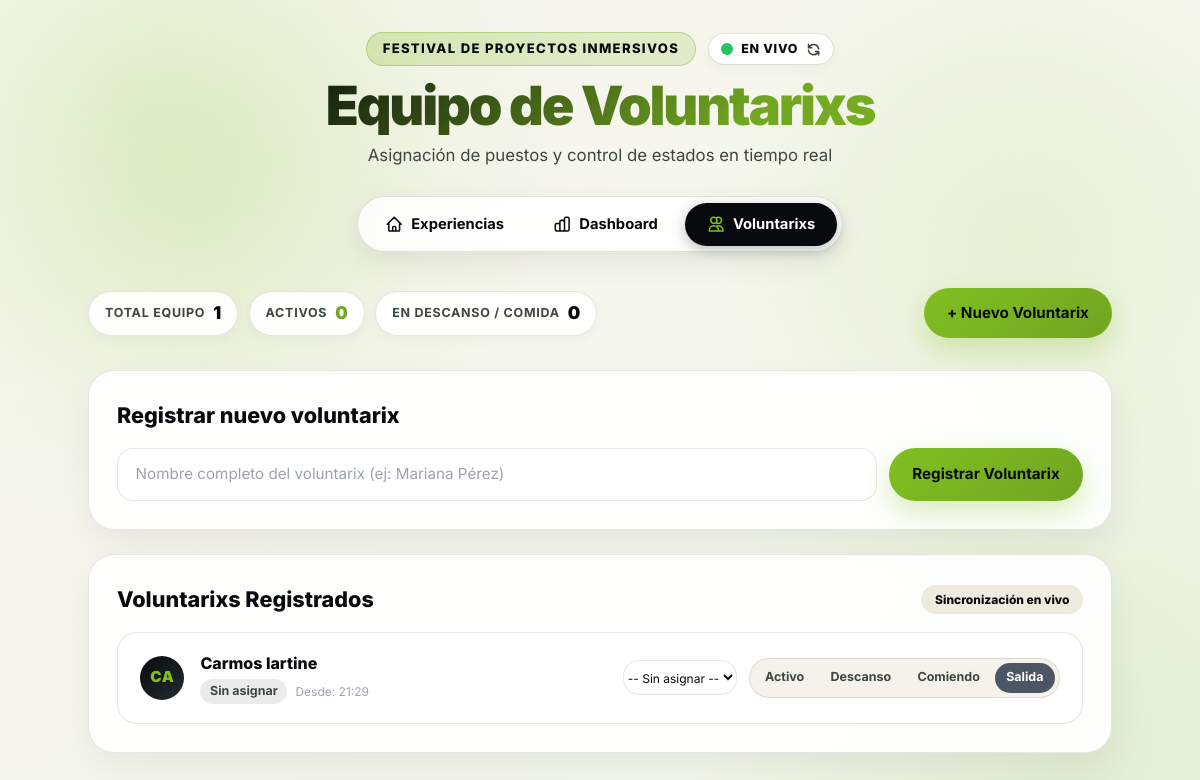
Page /volunteers on the committed database.
### tables this page shows
CREATE TABLE volunteers (
                id INTEGER PRIMARY KEY AUTOINCREMENT,
                name TEXT NOT NULL,
                attraction_id INTEGER,
                status TEXT DEFAULT 'activo',
                check_in DATETIME DEFAULT CURRENT_TIMESTAMP,
                FOREIGN KEY (attraction_id) REFERENCES attractions (id)
            );

### Fila-experiencias--main/app.py (the view, shortened to what this page needs)
@app.route('/volunteers', methods=['GET', 'POST'])
def volunteers():
    conn = get_db_connection()
    cursor = execute_query(conn, """
        SELECT v.*, a.name as attraction_name
        FROM volunteers v
        LEFT JOIN attractions a ON v.attraction_id = a.id
        ORDER BY v.name
    """)
    volunteer_list = cursor.fetchall()
    cursor = execute_query(conn, 'SELECT id, name FROM attractions ORDER BY name')
    attractions = cursor.fetchall()
    release_db_connection(conn)
    return render_template('volunteers.html',
        volunteers=volunteer_list,
        attractions=attractions,
        statuses=VOLUNTEER_STATUSES)

### Fila-experiencias--main/app.py (called while the page is built)
def get_db_connection():
    try:
        if USE_POSTGRES:
            if pg_pool:
                return pg_pool.getconn()
            else:
                import psycopg2
                return psycopg2.connect(DATABASE_URL, sslmode='require')
        else:
            import sqlite3
            conn = sqlite3.connect('event_attractions.db')
            conn.row_factory = sqlite3.Row
            return conn
    except Exception as e:
        print(f"Error de base de datos: {e}")
        raise

def release_db_connection(conn):
    if USE_POSTGRES and pg_pool and conn:
        pg_pool.putconn(conn)
    elif conn:
        conn.close()

def execute_query(conn, query, params=None):
    if USE_POSTGRES:
        import psycopg2.extras
        cursor = conn.cursor(cursor_factory=psycopg2.extras.RealDictCursor)
        query = query.replace('?', '%s')
    else:
        cursor = conn.cursor()
    if params:
        cursor.execute(query, params)
    else:
        cursor.execute(query)
    return cursor

### Fila-experiencias--main/templates/volunteers.html (shortened to what this page needs)
{% extends 'base.html' %}
{% block page_title %}Equipo de Voluntarixs{% endblock %}
{% block page_subtitle %}Asignación de puestos y control de estados en tiempo real{% endblock %}
{% block content %}
<div class="content-wrapper">
    <div class="overview-toolbar">
        <div class="stats-pills-row">
            <div class="stat-pill">
                <span class="stat-pill-label">Total Equipo</span>
                <span class="stat-pill-val">{{ volunteers|length }}</span>
            </div>
            <div class="stat-pill">
                <span class="stat-pill-label">Activos</span>
                <span class="stat-pill-val stat-lime">
                    {{ volunteers|selectattr('status', 'equalto', 'activo')|list|length }}
                </span>
            </div>
            <div class="stat-pill">
                <span class="stat-pill-label">En descanso / comida</span>
                <span class="stat-pill-val">
                    {{ volunteers|selectattr('status', 'in', ['descanso', 'comiendo'])|list|length }}
                </span>
            </div>
        </div>
        <button type="button" class="button button-primary" onclick="document.getElementById('volNameInput').focus()">
            <span>+ Nuevo Voluntarix</span>
        </button>
    </div>
    <div class="card form-card">
        <h2 class="section-title"> Registrar nuevo voluntarix</h2>
        <form action="{{ url_for('volunteers') }}" method="post" class="flex flex-col sm:flex-row gap-3">
            <div class="flex-1">
                <input id="volNameInput" name="name" type="text" required placeholder="Nombre completo del voluntarix (ej: Mariana Pérez)" autocomplete="off">
            </div>
            <button type="submit" class="button button-primary whitespace-nowrap">
                <span>Registrar Voluntarix</span>
            </button>
        </form>
    </div>
    <div class="card">
        <div class="flex items-center justify-between mb-4">
            <h2 class="section-title !mb-0"> Voluntarixs Registrados</h2>
            <span class="badge badge-soft text-xs">Sincronización en vivo</span>
        </div>
        {% if volunteers %}
        <div class="grid gap-3">
            {% for v in volunteers %}
            <article class="volunteer-card-v2">
                <div class="volunteer-info-block">
                    <div class="volunteer-avatar">
                        {{ v.name[:2]|upper }}
                    </div>
                    <div>
                        <h3 class="font-extrabold text-base text-expy-dark">{{ v.name }}</h3>
                        <div class="flex flex-wrap items-center gap-2 mt-1">
                            <span class="assigned-pill {% if v.attraction_name %}assigned-active{% else %}assigned-none{% endif %}">
                                 {{ v.attraction_name or 'Sin asignar' }}
                            </span>
                            <span class="text-xs text-gray-400">Desde: {{ v.check_in[11:16] if v.check_in and v.check_in|length >= 16 else v.check_in }}</span>
                        </div>
                    </div>
                </div>
                <div class="volunteer-controls-block">
                    <form action="{{ url_for('assign_volunteer', volunteer_id=v.id) }}" method="post" class="flex items-center gap-2">
                        <select name="attraction_id" class="select-small !py-2 text-xs" onchange="this.form.submit()">
                            <option value="">-- Sin asignar --</option>
                        </select>
                    </form>
                    <div class="status-button-group">
                        {% for status in statuses %}
                        <form action="{{ url_for('update_volunteer_status', volunteer_id=v.id) }}" method="post">
                            <button type="submit" class="status-toggle-btn {% if v.status == status %}active-{{ status }}{% endif %}" title="Cambiar a {{ status }}">
                                {% if status == 'activo' %} Activo
                                {% elif status == 'descanso' %} Descanso
                                {% elif status == 'comiendo' %} Comiendo
                                {% else %} Salida{% endif %}
                            </button>
                        </form>
                        {% endfor %}
                    </div>
                </div>
            </article>
            {% endfor %}
        </div>
        {% endif %}
    </div>
</div>
{% endblock %}

### rows in the picture
volunteers: name "CA", name "Carmos lartine", attraction_name "Sin asignar", check_in "21:29"

### other values in the picture
{{ volunteers|length }} "1"
{{ volunteers|selectattr('status', 'equalto', 'activo')|list|length }} "0"
